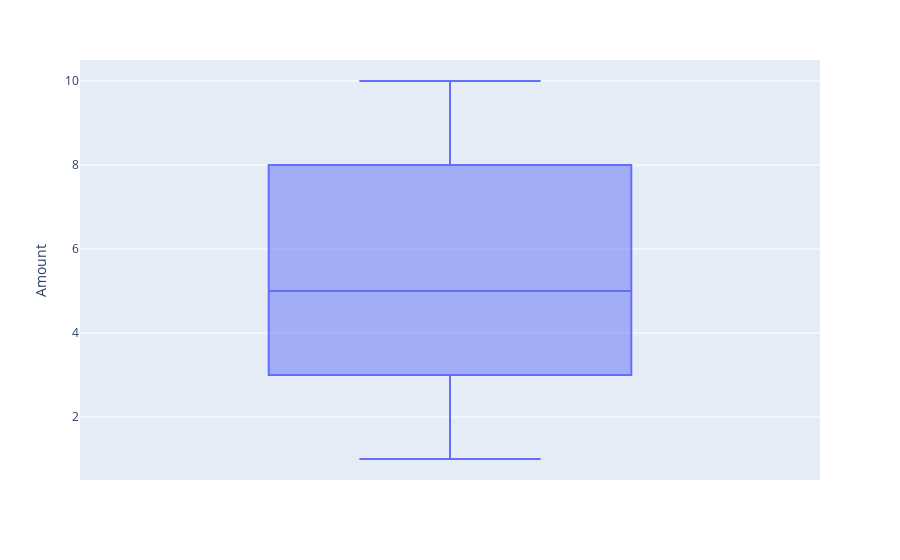

The cell this chart's notebook holds for it:
### Code cell
fig = px.box(data, y = 'Amount')
fig.show()

### Figure 1 — Plotly figure (JSON) as saved in the notebook; plotly's stock layout.template omitted (floating-point values rounded to 4 significant figures; data arrays with more than 128 entries replaced by an {"elided": "..."} marker saying what was removed)
{"data": [{"alignmentgroup": "True", "hovertemplate": "Amount=%{y}<extra></extra>", "legendgroup": "", "marker": {"color": "#636efa"}, "name": "", "notched": false, "offsetgroup": "", "orientation": "v", "showlegend": false, "type": "box", "x0": " ", "xaxis": "x", "y": {"elided": "4000 int values"}, "y0": " ", "yaxis": "y"}], "layout": {"boxmode": "group", "legend": {"tracegroupgap": 0}, "margin": {"t": 60}, "xaxis": {"anchor": "y", "domain": [0, 1]}, "yaxis": {"anchor": "x", "domain": [0, 1], "title": {"text": "Amount"}}}}
